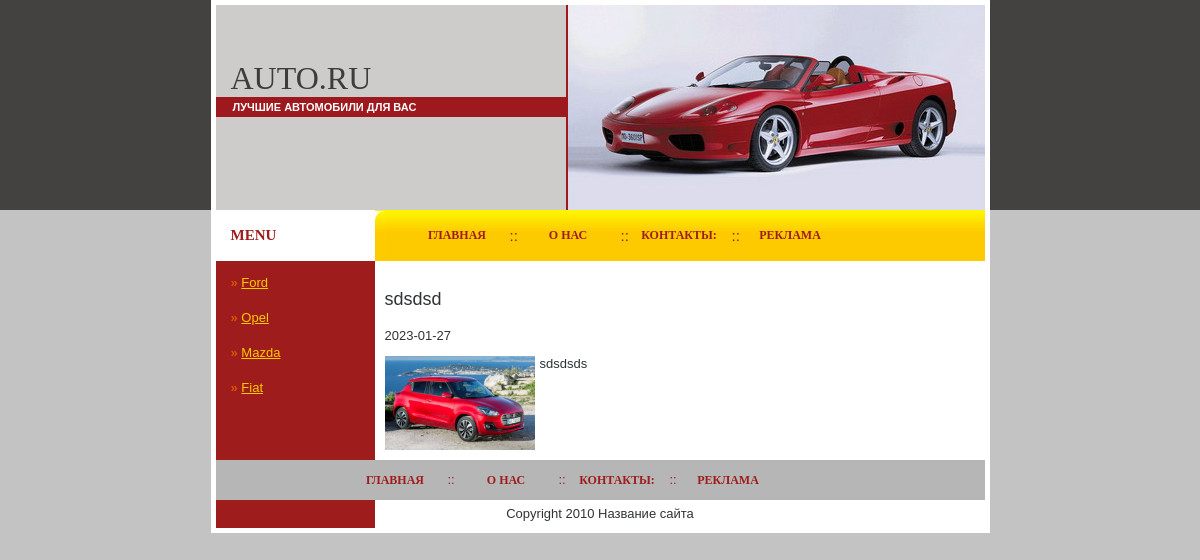
The page /?option=view&id_text=6 on the database its author committed.
### tables this page shows
CREATE TABLE `category` (
  `id_category` int NOT NULL,
  `name_category` varchar(255) NOT NULL
);

CREATE TABLE `menu` (
  `id_menu` tinyint NOT NULL,
  `name_menu` varchar(255) NOT NULL,
  `text_menu` text NOT NULL
);

CREATE TABLE `statii` (
  `id` int NOT NULL,
  `title` varchar(255) NOT NULL,
  `description` text NOT NULL,
  `text` text NOT NULL,
  `date` date NOT NULL,
  `img_src` varchar(255) NOT NULL,
  `cat` tinyint NOT NULL
);

### classes/ACore.php (the view, shortened to what this page needs)
<?php
    abstract class ACore {
        protected $db;
        public function __construct() {
            $this->db = mysqli_connect(HOST,USER,PASSWORD,DB);
            mysqli_query($this->db,"SET NAMES 'UTF8'");
        }
        protected function get_header() {
            include "header.php";
        }
        protected function get_left_bar(){
            $query = "SELECT id_category,name_category FROM category";
            $result = mysqli_query($this->db,$query);
            echo '<div class="quick-bg">
            <div id="spacer">
                <div id="rc-bg">Menu</div>
            </div>';
            $row = mysqli_fetch_array($result,MYSQLI_ASSOC);
            printf("<div class='quick-links' style='margin-top: 15px;'>
            » <a href='?option=category&id_cat=%s'>%s</a>
            </div>",$row['id_category'],$row['name_category']);
            for($i=1;$i<mysqli_num_rows($result); $i++){
                $row = mysqli_fetch_array($result,MYSQLI_ASSOC);
                printf("<div class='quick-links'>
                    » <a href='?option=category&id_cat=%s'>%s</a>
                    </div>",$row['id_category'],$row['name_category']);
            }
            echo "</div>";
        }
        protected function get_menu(){
            $row = $this->menu_array();
            echo '<div id="mainarea">
            <div class="heading">';
            echo '<div class="toplinks" style="padding-left:30px;"><a href="?option=main">Главная</a></div>
            <div class="sap2">::</div>';
            $i = 1;
            foreach($row as $item){
                printf("<div class='toplinks'><a href='?option=menu?id_menu=%s'>%s</a></div>",
                $item['id_menu'],$item['name_menu']);
                if($i != count($row)){
                    echo "<div class='sap2'>::</div>";
                }
                $i++;
            }
            echo "</div>";
        }
        protected function menu_array(){
            $query = "SELECT id_menu,name_menu FROM menu";
            $result = mysqli_query($this->db,$query);
            $row = array();
            for($i=0;$i<mysqli_num_rows($result); $i++){
                $row[] = mysqli_fetch_array($result,MYSQLI_ASSOC);
            }
            return $row;
        }
        protected function get_footer(){
            $row = $this->menu_array();
            echo "<div id='bottom'>";
            echo '<div class="toplinks" style="padding-left:127px;">
            <a href="?option=main">Главная</a></div>
            <div class="sap2">::</div>';
            $i=1;
            foreach($row as $item){
                printf("<div class='toplinks'><a href='?option=menu&id_menu=%s'>%s</a></div>
                ",$item['id_menu'],$item['name_menu']);
                if($i != count($row)){
                    echo "<div class='sap2'>::</div>";
                }
                $i++;
            }
            echo '</div>
            <div class="copy"><span class="style1">Copyright 2010 Название сайта </span>
            </div>
            </div>
            </center></body></html>';
        }
        public function get_body() {
            $this->get_left_bar();
            $this->get_menu();
            $this->get_content();
            $this->get_footer();
        }
    }
?>

### classes/view.php (shortened to what this page needs)
<?php
    class view extends ACore {
        public function get_content(){
            echo '<div id = "main">';
            if(!$_GET['id_text']){
                echo 'Неправильные данны для вывода статьи';
            }
            else{
                $id_text = (int)$_GET['id_text'];
                if(!$id_text) {
                    echo '<p style = "color:red;">Неправильные данные для вывода статьи</p>';
                }
                else {
                    $query = "SELECT title, text, date, id, img_src FROM statii WHERE id = '$id_text'";
                }
            }
            $result = mysqli_query($this->db, $query);
            $row = mysqli_fetch_array($result, MYSQLI_ASSOC);
            printf('<p style = "font-size: 18px">%s</p>
                        <p>%s</p>
                        <p><img src ="%s"style = "margin-right:5px" width= "150px" align = "left">%s</p>',
                    $row['title'], $row['date'], $row['img_src'], $row['text']);
            echo '</div> </div>';
        }
    }
?>

### style/style.css (style rules this page uses)
body { font: normal small Arial, Helvetica, sans-serif; color: #303335; text-align:justify; font-size:13px; margin-top:0px; margin-left:0px; margin-right:0px; margin-bottom:10px; background-color:#c3c3c3; background-image:url(../images/bg2.gif); background-repeat:repeat-x; }
.sap2 { color:#9E1C1C; width:6px; text-align:center; float:left; }
.toplinks { color:#9E1C1C; text-transform:uppercase; font-family:"trebuchet ms"; width:105px; float:left; font-weight:bold; font-size:12px; text-align:center; }
.toplinks a { color:#9E1C1C; text-decoration:none; }
#mainarea { width:610px; margin-bottom:10px; background-image:url(../images/heading-bg.gif); background-repeat:repeat-x; float:left; }
.quick-bg { width:159px; text-align:left; float:left; }
.heading { height:51px; font-size:15px; color:#560001; text-align:left; line-height:51px; background-image:url(../images/rc.gif); background-repeat:no-repeat; background-position:left; }
#main { padding-top:10px; text-align:left; padding-bottom:10px; padding-left:10px; padding-right:10px; }
a { color:#DE5202; font-weight:bold; text-decoration:underline; }
.quick-links { height:35px; line-height:35px; color:#DE5202; font-weight:bold; padding-left:15px; }
.quick-links a { color:#FDCA00; font-weight:normal; text-decoration:underline; }
#bottom { height:40px; line-height:40px; background-color:#B6B6B6; width:769px; float:left; }
.copy { clear:left; height:28px; line-height:28px; }
#rc-bg { width:144px; height:51px; line-height:51px; background-color:#ffffff; font-size:15px; color:#9E1C1C; text-align:left; text-transform:uppercase; font-family:"trebuchet ms"; font-weight:bold; padding-left:15px; }
#spacer { height:40px; line-height:40px; }

### rows shown on the page
category: name_category "Ford"
category: name_category "Opel"
category: name_category "Mazda"
category: name_category "Fiat"
menu: name_menu "О НАС"
menu: name_menu "КОНТАКТЫ:"
menu: name_menu "РЕКЛАМА"
statii: title "sdsdsd", date "2023-01-27", img_src (picture), text "sdsdsds"
